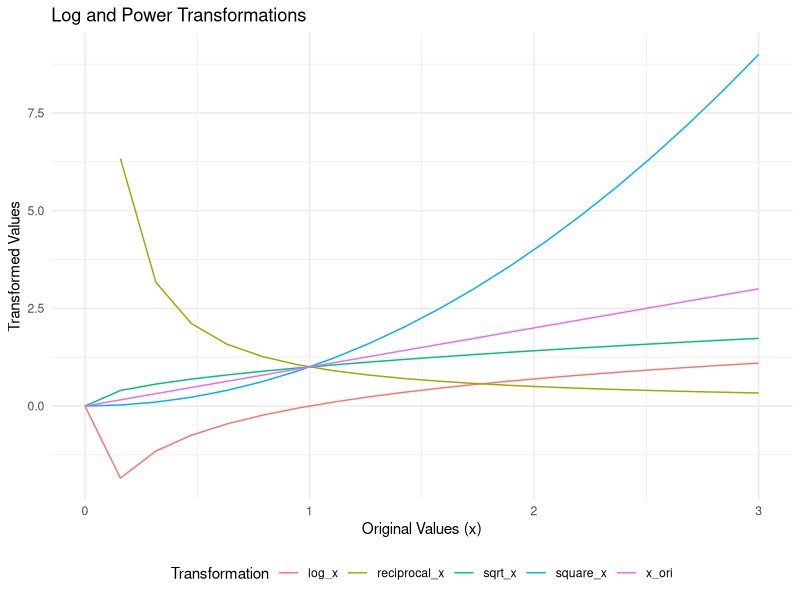

The R source for this figure:
## ---- chunk 1
class_ames <- function(df){
  df |>
    mutate(across(where(is.character), factor)) |> 
    mutate(overall_qual = factor(overall_qual, levels = 1:10), 
           garage_qual = suppressWarnings(fct_relevel(garage_qual,
                                                      c("no_garage", "po", "fa", 
                                                      "ta", "gd", "ex"))))
}
## ---- chunk 2
# Load required library
library(ggplot2)
library(tidyverse)

# Generate a range of values
x_vals <- seq(0, 3, length.out = 20)  

# Apply transformations
df <- data.frame(
  x = x_vals,
  x_ori = x_vals,
  log_x = ifelse(x_vals > 0, log(x_vals), sign(x_vals) * log(abs(x_vals) + 1)),  # Handle negatives
  sqrt_x = ifelse(x_vals >= 0, sqrt(x_vals), NaN),  # x^(1/2)
  square_x = x_vals^2, # x^2
  reciprocal_x = ifelse(x_vals != 0, 1 / x_vals, NaN)  # x^(-1)
)

# Convert to long format for plotting
df_long <- df |> 
  pivot_longer(-x, names_to = "transformation", values_to = "value")

# Plot transformations
ggplot(df_long, aes(x = x, y = value, color = transformation)) +
  geom_line(size = 0.5) +
  theme_minimal() +
  labs(title = "Log and Power Transformations",
       x = "Original Values (x)", 
       y = "Transformed Values",
       color = "Transformation") +
  theme(legend.position = "bottom") 

